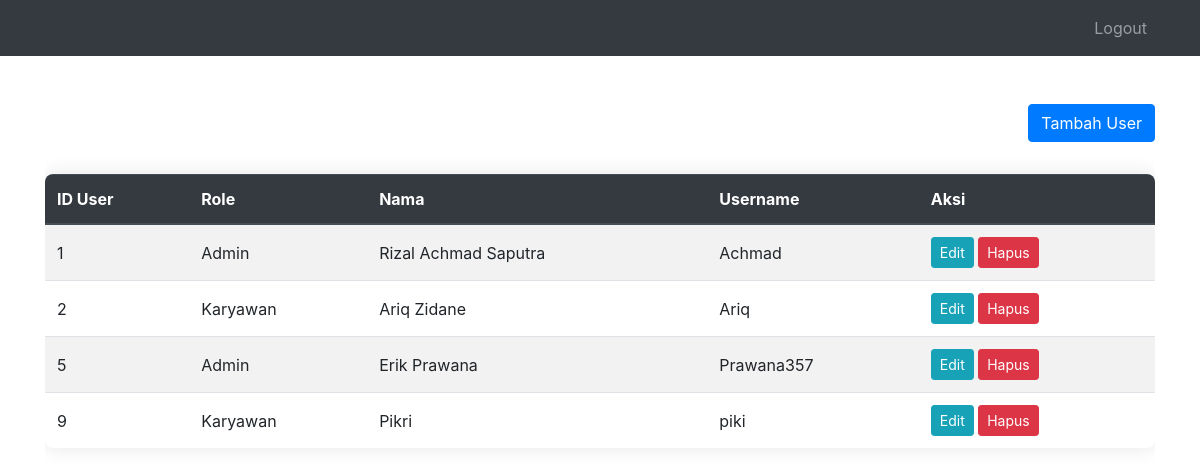
Screenshot of /user.php with the database file from the repository.
### tables this page shows
CREATE TABLE `tb_user` (
  `id_user` int(25) NOT NULL,
  `id_role` int(11) NOT NULL,
  `nama` varchar(255) NOT NULL,
  `username` varchar(255) NOT NULL,
  `password` varchar(255) NOT NULL
);

CREATE TABLE `tb_role` (
  `id_role` int(11) NOT NULL,
  `level` enum('Admin','Karyawan','','') NOT NULL
);

### user.php (the view, shortened to what this page needs)
<!DOCTYPE html>
<html lang="en">
<head>
    <link rel="stylesheet" href="https://stackpath.bootstrapcdn.com/bootstrap/4.5.2/css/bootstrap.min.css">
    <link rel="stylesheet" type="text/css" href="tabel.css">
</head>
<body>
    <?php
    include "navbar.php";
    ?>
    <div class="container mt-5">
        <div class="d-flex justify-content-end mb-3">
            <button type="button" class="btn btn-primary" data-toggle="modal" data-target="#modalTambah">
                Tambah User
            </button>
        </div>
        <div class="table-responsive">
            <table class="table table-striped mt-3">
                <thead class="thead-dark">
                    <tr>
                        <th>ID User</th>
                        <th>Role</th>
                        <th>Nama</th>
                        <th>Username</th>
                        <th>Aksi</th>
                    </tr>
                </thead>
                <tbody>
                    <?php
                    $user = mysqli_query($konek, "SELECT tb_user.*, tb_role.level FROM tb_user
                        INNER JOIN tb_role
                        ON tb_role.id_role = tb_user.id_role");
                    while ($data = mysqli_fetch_array($user)) {
                        ?>
                        <tr>
                            <td><?= $data['id_user']; ?></td>
                            <td><?= $data['level']; ?></td>
                            <td><?= $data['nama']; ?></td>
                            <td><?= $data['username']; ?></td>
                            <td class="action-links">
                                <button type="button" class="btn btn-sm btn-info" data-toggle="modal"
                                    data-target="#modalEdit<?= $data['id_user']; ?>">Edit</button>
                                <a href="hapus_user.php?id=<?= $data['id_user']; ?>"><button type="submit"
                                        class="btn btn-sm btn-danger">Hapus</button></a>
                            </td>
                        </tr>
                    <?php } ?>
                </tbody>
            </table>
        </div>
    </div>
</body>
</html>

### user.php (style rules this page uses)
body { background-color: #f8f9fa; }
table { background-color: #fff; border-radius: 8px; overflow: hidden; box-shadow: 0 0 20px rgba(0, 0, 0, 0.1); }
th, td { vertical-align: middle !important; }

### rows the page displays
tb_user: id_user "1", id_role.level "Admin", nama "Rizal Achmad Saputra", username "Achmad"
tb_user: id_user "2", id_role.level "Karyawan", nama "Ariq Zidane", username "Ariq"
tb_user: id_user "5", id_role.level "Admin", nama "Erik Prawana", username "Prawana357"
tb_user: id_user "9", id_role.level "Karyawan", nama "Pikri", username "piki"
